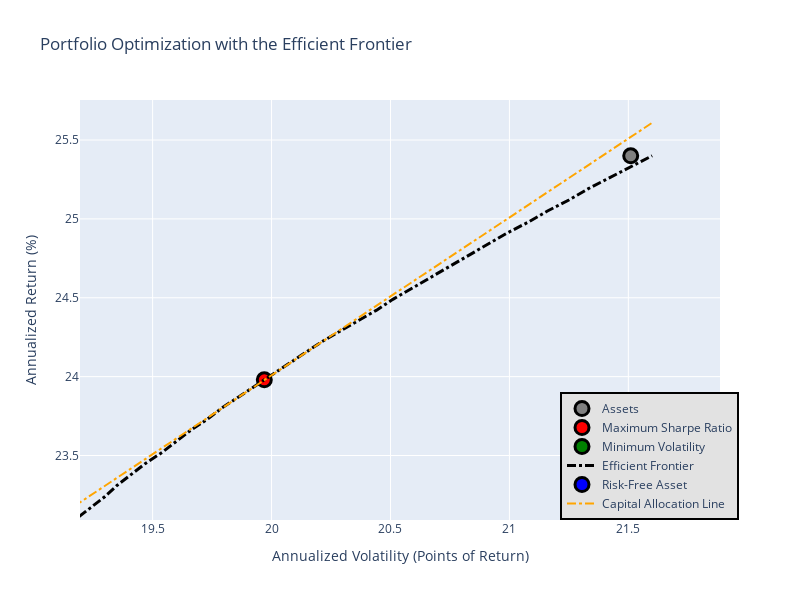

The notebook cell this image was saved under:
### Code cell
import plotly.graph_objects as go

# Function to efficent frontier 
# get return seris to calculate over 



print(returnExps)
print(np.max(returnExps))

# we will be looking at annualized data for most of going forward
# recall that returns were originally done in months
returnExpsAnn, returnDispsAnn = genFin.annualize(returnExps, returnDisps, 'M')

# the lowest return that has a guaranteed solution is likly at the min variance 
# the highest possible (without leveraging) is 100% w on the max single return
returnTargets = np.linspace(returnDispMin, np.max(returnExpsAnn), 101) #returnSRMax

# the opt method does annualize internally, so send pre annualized
# in future work we need to clean this up
wEF= po.calc_efficient_frontier(returnExps, returnCoDispsSq, returnTargets, riskFreeRate=0.04, annualizeBy='M')

# calculate the properties for each wighting 
# optimization is not exact so while the target return was set as a goal
# it may not have been achived, need to recalculate 
n = len(wEF)
returnExps_EF = np.zeros(n) * np.nan
returnDisps_EF = np.zeros(n) * np.nan

for i in range(n):
    returnExps_EF[i], returnDisps_EF[i] = genFin.asset_set_perform(wEF[i], returnExps, returnCoDispsSq, annualizeBy='M')
    
print('-- Efficient Frontier --')
print('targets')
print(returnTargets[::10])
print('weights')
print(wEF[::10])


# we expectd a smooth transition from the 
# precalculated min disp weights to the 
# precalculated max SR weights and we got it
# cehck



print('r')
print(returnExps_EF[::10])
print('d')
print(returnDisps_EF[::10])

# Asset points

asset_text = [
    f"{sym}: Return: {round(ret * 100, 2)}% +/- points {round(vol * 100, 2)} ({round(vol/ret * 100 * np.sqrt(12)/12, 2)}%)"
    for sym, ret, vol in zip(syms, returnExpsAnn, returnDispsAnn)
]


Asset_points = go.Scatter(
    name="Assets",
    mode="markers",
    x=np.round(returnDispsAnn * 100, 2),
    y=[round(ret * 100, 2) for ret in returnExpsAnn],
    marker=dict(
        color="gray",
        size=14,
        line=dict(
            width=3,
            color="black")),
    text=asset_text,
    hoverinfo='text'
)
#plot the efficient frontier

# Max Sharpe Ratio trace
MaxSharpeRatio = go.Scatter(
    name="Maximum Sharpe Ratio",
    mode="markers",
    x=[dispSRMax * 100],
    y=[round(returnSRMax * 100, 2)],
    marker=dict(
        color="red",
        size=14,
        line=dict(
            width=3,
            color="black")),
    text=[f"Return: {round(returnSRMax * 100, 2)}% +/- {round(dispSRMax * 100, 2)} points ({round((dispSRMax/returnSRMax) * 100, 2)}%)<br>{allocationSRMax.to_string()}"],
    hoverinfo='text'
)

# Min Volatility trace
MinVol = go.Scatter(
    name="Minimum Volatility",
    mode="markers",
    x=[dispDispMin * 100],
    y=[round(returnDispMin * 100, 2)],
    marker=dict(
        color="green",
        size=14,
        line=dict(
            width=3,
            color="black")),
    text=[f"Return: {round(returnDispMin * 100, 2)}% +/- {round(dispDispMin * 100,2)} points ({round((dispDispMin/returnDispMin) * 100, 2)}%)<br>{allocationDispMin.to_string()}"],
    hoverinfo='text'
)

# Efficient Frontier trace
efficient_text = [
    f"Return: {round(ret * 100, 2)}% +/- {round(vol * 100,2)} points ({round((vol/ret) * 100, 2)}%)<br>" +
    "<br>".join([f"{symbol}: {round(weight * 100, 2)}%" for symbol, weight in zip(syms, alloc)])
    for ret, vol, alloc in zip(returnExps_EF, returnDisps_EF, wEF)
]


EF_curve = go.Scatter(
    name="Efficient Frontier",
    mode="lines",
    x= np.round(returnDisps_EF * 100, 2),
    y=[round(ret * 100, 2) for ret in returnExps_EF],
    line=dict(color="black", width=3, dash="dashdot"),
    text=efficient_text,
    hoverinfo='text'
)



riskFreeRate = 0.04
# Risk-Free Asset point
rf_point = go.Scatter(
    name="Risk-Free Asset",
    mode="markers",
    x=[0],  # Assuming risk-free rate has zero volatility
    y=[riskFreeRate * 100],
    marker=dict(
        color="blue",
        size=14,
        line=dict(
            width=3,
            color="black")),
    text=f"Risk-Free Rate: {round(riskFreeRate * 100, 2)}%",
    hoverinfo='text'
)
    
# Capital Allocation Line (CAL)
# include risk free point and SR max AND the corrisponding last point on EF line
# need to move the CAL line calcualation to a general function
def f_cal(x, riskFreeRate, returnSRMax, dispSRMax):
    slope = (returnSRMax - riskFreeRate) / dispSRMax 
    y = x * slope + riskFreeRate
    return (y)
    
cal_x = [0, dispSRMax * 100, returnDisps_EF[-1] * 100]
cal_y = [riskFreeRate * 100, returnSRMax * 100, f_cal(returnDisps_EF[-1], riskFreeRate, returnSRMax, dispSRMax) * 100]
CAL = go.Scatter(
    name="Capital Allocation Line",
    mode="lines",
    x=cal_x,
    y=cal_y,
    line=dict(color="orange", width=2, dash="dashdot")
)

data = [Asset_points, MaxSharpeRatio, MinVol, EF_curve, rf_point, CAL]



layout = go.Layout(
    title='Portfolio Optimization with the Efficient Frontier',
    yaxis=dict(title='Annualized Return (%)'),
    xaxis=dict(title='Annualized Volatility (Points of Return)'),
    showlegend=True,
    legend=dict(
        x=0.75,
        y=0,
        traceorder='normal',
        bgcolor="#E2E2E2",
        bordercolor='black',
        borderwidth=2),
    width=800,
    height=600
)

fig = go.Figure(data=data, layout=layout)
fig.show()

### Figure 1 — Plotly figure (JSON) as saved in the notebook; plotly's stock layout.template omitted (floating-point values rounded to 4 significant figures)
{"data": [{"hoverinfo": "text", "marker": {"color": "gray", "line": {"color": "black", "width": 3}, "size": 14}, "mode": "markers", "name": "Assets", "text": ["MSFT: Return: 25.4% +/- points 21.51 (24.45%)", "NEE: Return: 15.91% +/- points 20.68 (37.51%)", "CVX: Return: 11.01% +/- points 29.97 (78.59%)"], "type": "scatter", "x": [21.51, 20.68, 29.97], "y": [25.4, 15.91, 11.01]}, {"hoverinfo": "text", "marker": {"color": "red", "line": {"color": "black", "width": 3}, "size": 14}, "mode": "markers", "name": "Maximum Sharpe Ratio", "text": ["Return: 23.98% +/- 19.97 points (83.28%)<br>      allocation\nMSFT        85.0\nNEE         15.0\nCVX          0.0"], "type": "scatter", "x": [19.97], "y": [23.98]}, {"hoverinfo": "text", "marker": {"color": "green", "line": {"color": "black", "width": 3}, "size": 14}, "mode": "markers", "name": "Minimum Volatility", "text": ["Return: 18.44% +/- 17.23 points (93.43%)<br>      allocation\nMSFT        36.0\nNEE         46.0\nCVX         18.0"], "type": "scatter", "x": [17.23], "y": [18.44]}, {"hoverinfo": "text", "line": {"color": "black", "dash": "dashdot", "width": 3}, "mode": "lines", "name": "Efficient Frontier", "text": ["Return: 18.44% +/- 17.23 points (93.43%)<br>MSFT: 35.91%<br>NEE: 46.22%<br>CVX: 17.87%", "Return: 18.51% +/- 17.23 points (93.08%)<br>MSFT: 36.51%<br>NEE: 45.88%<br>CVX: 17.61%", "Return: 18.58% +/- 17.23 points (92.74%)<br>MSFT: 37.11%<br>NEE: 45.54%<br>CVX: 17.35%", "Return: 18.65% +/- 17.23 points (92.4%)<br>MSFT: 37.71%<br>NEE: 45.2%<br>CVX: 17.09%", "Return: 18.72% +/- 17.24 points (92.08%)<br>MSFT: 38.31%<br>NEE: 44.86%<br>CVX: 16.83%", "Return: 18.79% +/- 17.24 points (91.76%)<br>MSFT: 38.91%<br>NEE: 44.52%<br>CVX: 16.57%", "Return: 18.86% +/- 17.25 points (91.45%)<br>MSFT: 39.5%<br>NEE: 44.18%<br>CVX: 16.31%", "Return: 18.93% +/- 17.25 points (91.14%)<br>MSFT: 40.1%<br>NEE: 43.85%<br>CVX: 16.05%", "Return: 19.0% +/- 17.26 points (90.84%)<br>MSFT: 40.7%<br>NEE: 43.51%<br>CVX: 15.79%", "Return: 19.07% +/- 17.27 points (90.55%)<br>MSFT: 41.3%<br>NEE: 43.17%<br>CVX: 15.53%", "Return: 19.14% +/- 17.28 points (90.27%)<br>MSFT: 41.9%<br>NEE: 42.84%<br>CVX: 15.27%", "Return: 19.21% +/- 17.28 points (89.99%)<br>MSFT: 42.5%<br>NEE: 42.5%<br>CVX: 15.01%", "Return: 19.28% +/- 17.3 points (89.72%)<br>MSFT: 43.09%<br>NEE: 42.16%<br>CVX: 14.74%", "Return: 19.35% +/- 17.31 points (89.46%)<br>MSFT: 43.69%<br>NEE: 41.83%<br>CVX: 14.48%", "Return: 19.42% +/- 17.32 points (89.2%)<br>MSFT: 44.29%<br>NEE: 41.49%<br>CVX: 14.22%", "Return: 19.49% +/- 17.33 points (88.95%)<br>MSFT: 44.89%<br>NEE: 41.16%<br>CVX: 13.96%", "Return: 19.56% +/- 17.35 points (88.7%)<br>MSFT: 45.48%<br>NEE: 40.82%<br>CVX: 13.69%", "Return: 19.62% +/- 17.36 points (88.47%)<br>MSFT: 46.08%<br>NEE: 40.49%<br>CVX: 13.43%", "Return: 19.69% +/- 17.38 points (88.23%)<br>MSFT: 46.68%<br>NEE: 40.15%<br>CVX: 13.17%", "Return: 19.76% +/- 17.39 points (88.01%)<br>MSFT: 47.28%<br>NEE: 39.82%<br>CVX: 12.91%", "Return: 19.83% +/- 17.41 points (87.79%)<br>MSFT: 47.87%<br>NEE: 39.49%<br>CVX: 12.64%", "Return: 19.9% +/- 17.43 points (87.58%)<br>MSFT: 48.47%<br>NEE: 39.15%<br>CVX: 12.38%", "Return: 19.97% +/- 17.45 points (87.37%)<br>MSFT: 49.07%<br>NEE: 38.82%<br>CVX: 12.12%", "Return: 20.04% +/- 17.47 points (87.17%)<br>MSFT: 49.66%<br>NEE: 38.49%<br>CVX: 11.85%", "Return: 20.11% +/- 17.49 points (86.97%)<br>MSFT: 50.26%<br>NEE: 38.15%<br>CVX: 11.59%", "Return: 20.18% +/- 17.51 points (86.78%)<br>MSFT: 50.86%<br>NEE: 37.82%<br>CVX: 11.32%", "Return: 20.25% +/- 17.54 points (86.6%)<br>MSFT: 51.45%<br>NEE: 37.49%<br>CVX: 11.06%", "Return: 20.32% +/- 17.56 points (86.42%)<br>MSFT: 52.05%<br>NEE: 37.16%<br>CVX: 10.79%", "Return: 20.39% +/- 17.59 points (86.24%)<br>MSFT: 52.65%<br>NEE: 36.82%<br>CVX: 10.53%", "Return: 20.46% +/- 17.61 points (86.08%)<br>MSFT: 53.24%<br>NEE: 36.49%<br>CVX: 10.27%", "Return: 20.53% +/- 17.64 points (85.91%)<br>MSFT: 53.84%<br>NEE: 36.16%<br>CVX: 10.0%", "Return: 20.6% +/- 17.66 points (85.76%)<br>MSFT: 54.44%<br>NEE: 35.83%<br>CVX: 9.74%", "Return: 20.67% +/- 17.69 points (85.61%)<br>MSFT: 55.03%<br>NEE: 35.5%<br>CVX: 9.47%", "Return: 20.74% +/- 17.72 points (85.46%)<br>MSFT: 55.63%<br>NEE: 35.17%<br>CVX: 9.21%", "Return: 20.81% +/- 17.75 points (85.32%)<br>MSFT: 56.22%<br>NEE: 34.83%<br>CVX: 8.94%", "Return: 20.88% +/- 17.78 points (85.18%)<br>MSFT: 56.82%<br>NEE: 34.5%<br>CVX: 8.68%", "Return: 20.95% +/- 17.81 points (85.05%)<br>MSFT: 57.42%<br>NEE: 34.17%<br>CVX: 8.41%", "Return: 21.02% +/- 17.85 points (84.92%)<br>MSFT: 58.01%<br>NEE: 33.84%<br>CVX: 8.14%", "Return: 21.09% +/- 17.88 points (84.8%)<br>MSFT: 58.61%<br>NEE: 33.51%<br>CVX: 7.88%", "Return: 21.15% +/- 17.91 points (84.68%)<br>MSFT: 59.21%<br>NEE: 33.18%<br>CVX: 7.61%", "Return: 21.22% +/- 17.95 points (84.57%)<br>MSFT: 59.8%<br>NEE: 32.85%<br>CVX: 7.35%", "Return: 21.29% +/- 17.98 points (84.46%)<br>MSFT: 60.4%<br>NEE: 32.52%<br>CVX: 7.08%", "Return: 21.36% +/- 18.02 points (84.36%)<br>MSFT: 60.99%<br>NEE: 32.19%<br>CVX: 6.82%", "Return: 21.43% +/- 18.06 points (84.26%)<br>MSFT: 61.64%<br>NEE: 31.7%<br>CVX: 6.66%", "Return: 21.5% +/- 18.1 points (84.16%)<br>MSFT: 62.16%<br>NEE: 31.6%<br>CVX: 6.24%", "Return: 21.57% +/- 18.14 points (84.07%)<br>MSFT: 62.68%<br>NEE: 31.5%<br>CVX: 5.82%", "Return: 21.64% +/- 18.18 points (83.98%)<br>MSFT: 63.38%<br>NEE: 30.87%<br>CVX: 5.76%", "Return: 21.71% +/- 18.22 points (83.9%)<br>MSFT: 63.97%<br>NEE: 30.54%<br>CVX: 5.49%", "Return: 21.78% +/- 18.26 points (83.82%)<br>MSFT: 64.57%<br>NEE: 30.2%<br>CVX: 5.23%", "Return: 21.85% +/- 18.3 points (83.75%)<br>MSFT: 65.17%<br>NEE: 29.87%<br>CVX: 4.96%", "Return: 21.92% +/- 18.34 points (83.68%)<br>MSFT: 65.76%<br>NEE: 29.54%<br>CVX: 4.69%", "Return: 21.99% +/- 18.39 points (83.61%)<br>MSFT: 66.36%<br>NEE: 29.21%<br>CVX: 4.43%", "Return: 22.06% +/- 18.43 points (83.55%)<br>MSFT: 66.95%<br>NEE: 28.88%<br>CVX: 4.16%", "Return: 22.13% +/- 18.48 points (83.49%)<br>MSFT: 67.55%<br>NEE: 28.55%<br>CVX: 3.9%", "Return: 22.2% +/- 18.52 points (83.44%)<br>MSFT: 68.15%<br>NEE: 28.22%<br>CVX: 3.63%", "Return: 22.27% +/- 18.57 points (83.39%)<br>MSFT: 68.74%<br>NEE: 27.89%<br>CVX: 3.37%", "Return: 22.34% +/- 18.62 points (83.34%)<br>MSFT: 69.34%<br>NEE: 27.56%<br>CVX: 3.1%", "Return: 22.41% +/- 18.66 points (83.29%)<br>MSFT: 69.94%<br>NEE: 27.23%<br>CVX: 2.84%", "Return: 22.48% +/- 18.71 points (83.25%)<br>MSFT: 70.53%<br>NEE: 26.89%<br>CVX: 2.57%", "Return: 22.55% +/- 18.76 points (83.22%)<br>MSFT: 71.13%<br>NEE: 26.56%<br>CVX: 2.31%", "Return: 22.62% +/- 18.81 points (83.18%)<br>MSFT: 71.72%<br>NEE: 26.23%<br>CVX: 2.04%", "Return: 22.69% +/- 18.86 points (83.15%)<br>MSFT: 72.32%<br>NEE: 25.91%<br>CVX: 1.78%", "Return: 22.75% +/- 18.91 points (83.13%)<br>MSFT: 72.91%<br>NEE: 25.58%<br>CVX: 1.51%", "Return: 22.82% +/- 18.97 points (83.1%)<br>MSFT: 73.51%<br>NEE: 25.25%<br>CVX: 1.24%", "Return: 22.89% +/- 19.02 points (83.08%)<br>MSFT: 74.11%<br>NEE: 24.92%<br>CVX: 0.98%", "Return: 22.96% +/- 19.07 points (83.06%)<br>MSFT: 74.7%<br>NEE: 24.59%<br>CVX: 0.71%", "Return: 23.03% +/- 19.13 points (83.05%)<br>MSFT: 75.3%<br>NEE: 24.25%<br>CVX: 0.45%", "Return: 23.1% +/- 19.18 points (83.04%)<br>MSFT: 75.8%<br>NEE: 24.2%<br>CVX: 0.0%", "Return: 23.17% +/- 19.24 points (83.03%)<br>MSFT: 76.53%<br>NEE: 23.47%<br>CVX: 0.0%", "Return: 23.24% +/- 19.3 points (83.02%)<br>MSFT: 77.27%<br>NEE: 22.73%<br>CVX: 0.0%", "Return: 23.31% +/- 19.35 points (83.03%)<br>MSFT: 78.0%<br>NEE: 22.0%<br>CVX: 0.0%", "Return: 23.38% +/- 19.41 points (83.03%)<br>MSFT: 78.73%<br>NEE: 21.27%<br>CVX: 0.0%", "Return: 23.45% +/- 19.47 points (83.04%)<br>MSFT: 79.47%<br>NEE: 20.53%<br>CVX: 0.0%", "Return: 23.52% +/- 19.54 points (83.06%)<br>MSFT: 80.2%<br>NEE: 19.8%<br>CVX: 0.0%", "Return: 23.59% +/- 19.6 points (83.08%)<br>MSFT: 80.93%<br>NEE: 19.07%<br>CVX: 0.0%", "Return: 23.66% +/- 19.66 points (83.11%)<br>MSFT: 81.67%<br>NEE: 18.33%<br>CVX: 0.0%", "Return: 23.73% +/- 19.73 points (83.14%)<br>MSFT: 82.4%<br>NEE: 17.6%<br>CVX: 0.0%", "Return: 23.8% +/- 19.79 points (83.17%)<br>MSFT: 83.13%<br>NEE: 16.87%<br>CVX: 0.0%", "Return: 23.87% +/- 19.86 points (83.21%)<br>MSFT: 83.87%<br>NEE: 16.13%<br>CVX: 0.0%", "Return: 23.94% +/- 19.93 points (83.26%)<br>MSFT: 84.6%<br>NEE: 15.4%<br>CVX: 0.0%", "Return: 24.01% +/- 20.0 points (83.3%)<br>MSFT: 85.33%<br>NEE: 14.67%<br>CVX: 0.0%", "Return: 24.08% +/- 20.07 points (83.36%)<br>MSFT: 86.07%<br>NEE: 13.93%<br>CVX: 0.0%", "Return: 24.15% +/- 20.14 points (83.41%)<br>MSFT: 86.8%<br>NEE: 13.2%<br>CVX: 0.0%", "Return: 24.22% +/- 20.21 points (83.47%)<br>MSFT: 87.53%<br>NEE: 12.47%<br>CVX: 0.0%", "Return: 24.29% +/- 20.29 points (83.54%)<br>MSFT: 88.27%<br>NEE: 11.73%<br>CVX: 0.0%", "Return: 24.35% +/- 20.36 points (83.6%)<br>MSFT: 89.0%<br>NEE: 11.0%<br>CVX: 0.0%", "Return: 24.42% +/- 20.44 points (83.68%)<br>MSFT: 89.73%<br>NEE: 10.27%<br>CVX: 0.0%", "Return: 24.49% +/- 20.51 points (83.75%)<br>MSFT: 90.47%<br>NEE: 9.53%<br>CVX: 0.0%", "Return: 24.56% +/- 20.59 points (83.83%)<br>MSFT: 91.2%<br>NEE: 8.8%<br>CVX: 0.0%", "Return: 24.63% +/- 20.67 points (83.91%)<br>MSFT: 91.93%<br>NEE: 8.07%<br>CVX: 0.0%", "Return: 24.7% +/- 20.75 points (84.0%)<br>MSFT: 92.67%<br>NEE: 7.33%<br>CVX: 0.0%", "Return: 24.77% +/- 20.83 points (84.09%)<br>MSFT: 93.4%<br>NEE: 6.6%<br>CVX: 0.0%", "Return: 24.84% +/- 20.91 points (84.18%)<br>MSFT: 94.13%<br>NEE: 5.87%<br>CVX: 0.0%", "Return: 24.91% +/- 20.99 points (84.28%)<br>MSFT: 94.87%<br>NEE: 5.13%<br>CVX: 0.0%", "Return: 24.98% +/- 21.08 points (84.38%)<br>MSFT: 95.6%<br>NEE: 4.4%<br>CVX: 0.0%", "Return: 25.05% +/- 21.16 points (84.48%)<br>MSFT: 96.33%<br>NEE: 3.67%<br>CVX: 0.0%", "Return: 25.12% +/- 21.25 points (84.58%)<br>MSFT: 97.07%<br>NEE: 2.93%<br>CVX: 0.0%", "Return: 25.19% +/- 21.33 points (84.69%)<br>MSFT: 97.8%<br>NEE: 2.2%<br>CVX: 0.0%", "Return: 25.26% +/- 21.42 points (84.8%)<br>MSFT: 98.53%<br>NEE: 1.47%<br>CVX: 0.0%", "Return: 25.33% +/- 21.51 points (84.92%)<br>MSFT: 99.27%<br>NEE: 0.73%<br>CVX: 0.0%", "Return: 25.4% +/- 21.6 points (85.03%)<br>MSFT: 100.0%<br>NEE: 0.0%<br>CVX: 0.0%"], "type": "scatter", "x": [17.23, 17.23, 17.23, 17.23, 17.24, 17.24, 17.25, 17.25, 17.26, 17.27, 17.28, 17.28, 17.3, 17.31, 17.32, 17.33, 17.35, 17.36, 17.38, 17.39, 17.41, 17.43, 17.45, 17.47, 17.49, 17.51, 17.54, 17.56, 17.59, 17.61, 17.64, 17.66, 17.69, 17.72, 17.75, 17.78, 17.81, 17.85, 17.88, 17.91, 17.95, 17.98, 18.02, 18.06, 18.1, 18.14, 18.18, 18.22, 18.26, 18.3, 18.34, 18.39, 18.43, 18.48, 18.52, 18.57, 18.62, 18.66, 18.71, 18.76, 18.81, 18.86, 18.91, 18.97, 19.02, 19.07, 19.13, 19.18, 19.24, 19.3, 19.35, 19.41, 19.47, 19.54, 19.6, 19.66, 19.73, 19.79, 19.86, 19.93, 20, 20.07, 20.14, 20.21, 20.29, 20.36, 20.44, 20.51, 20.59, 20.67, 20.75, 20.83, 20.91, 20.99, 21.08, 21.16, 21.25, 21.33, 21.42, 21.51, 21.6], "y": [18.44, 18.51, 18.58, 18.65, 18.72, 18.79, 18.86, 18.93, 19, 19.07, 19.14, 19.21, 19.28, 19.35, 19.42, 19.49, 19.56, 19.62, 19.69, 19.76, 19.83, 19.9, 19.97, 20.04, 20.11, 20.18, 20.25, 20.32, 20.39, 20.46, 20.53, 20.6, 20.67, 20.74, 20.81, 20.88, 20.95, 21.02, 21.09, 21.15, 21.22, 21.29, 21.36, 21.43, 21.5, 21.57, 21.64, 21.71, 21.78, 21.85, 21.92, 21.99, 22.06, 22.13, 22.2, 22.27, 22.34, 22.41, 22.48, 22.55, 22.62, 22.69, 22.75, 22.82, 22.89, 22.96, 23.03, 23.1, 23.17, 23.24, 23.31, 23.38, 23.45, 23.52, 23.59, 23.66, 23.73, 23.8, 23.87, 23.94, 24.01, 24.08, 24.15, 24.22, 24.29, 24.35, 24.42, 24.49, 24.56, 24.63, 24.7, 24.77, 24.84, 24.91, 24.98, 25.05, 25.12, 25.19, 25.26, 25.33, 25.4]}, {"hoverinfo": "text", "marker": {"color": "blue", "line": {"color": "black", "width": 3}, "size": 14}, "mode": "markers", "name": "Risk-Free Asset", "text": "Risk-Free Rate: 4.0%", "type": "scatter", "x": [0], "y": [4]}, {"line": {"color": "orange", "dash": "dashdot", "width": 2}, "mode": "lines", "name": "Capital Allocation Line", "type": "scatter", "x": [0, 19.97, 21.6], "y": [4, 23.98, 25.61]}], "layout": {"height": 600, "legend": {"bgcolor": "#E2E2E2", "bordercolor": "black", "borderwidth": 2, "traceorder": "normal", "x": 0.75, "y": 0}, "showlegend": true, "title": {"text": "Portfolio Optimization with the Efficient Frontier"}, "width": 800, "xaxis": {"autorange": false, "range": [19.19, 21.89], "title": {"text": "Annualized Volatility (Points of Return)"}, "type": "linear"}, "yaxis": {"autorange": false, "range": [23.09, 25.75], "title": {"text": "Annualized Return (%)"}, "type": "linear"}}}
